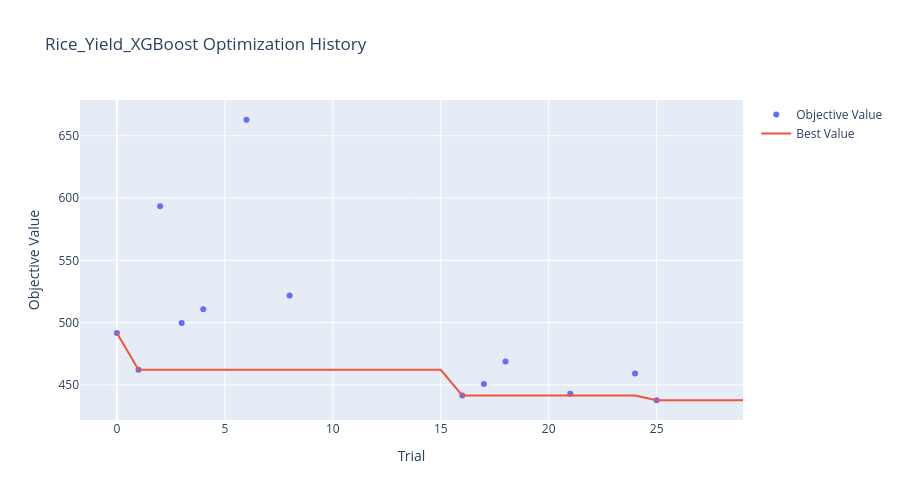
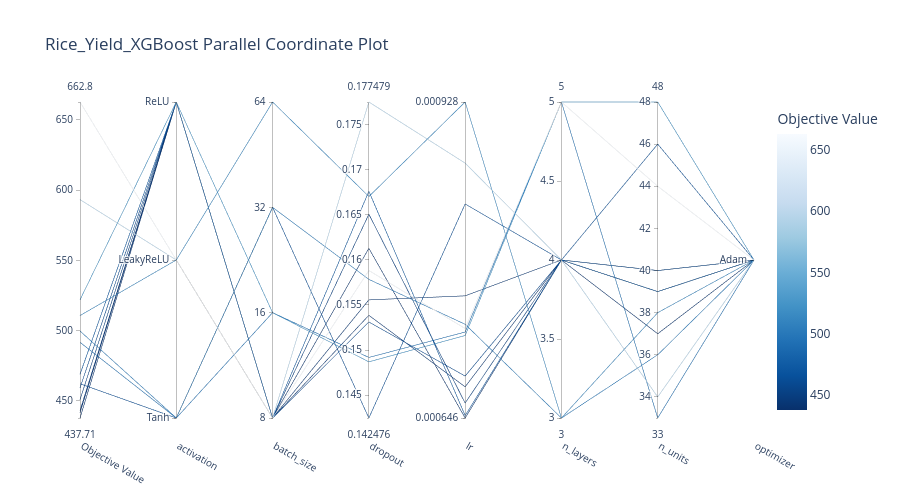
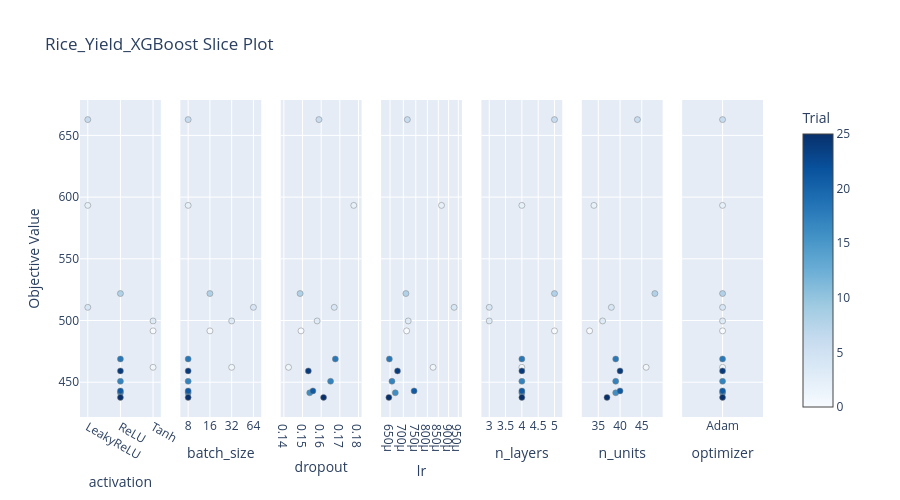
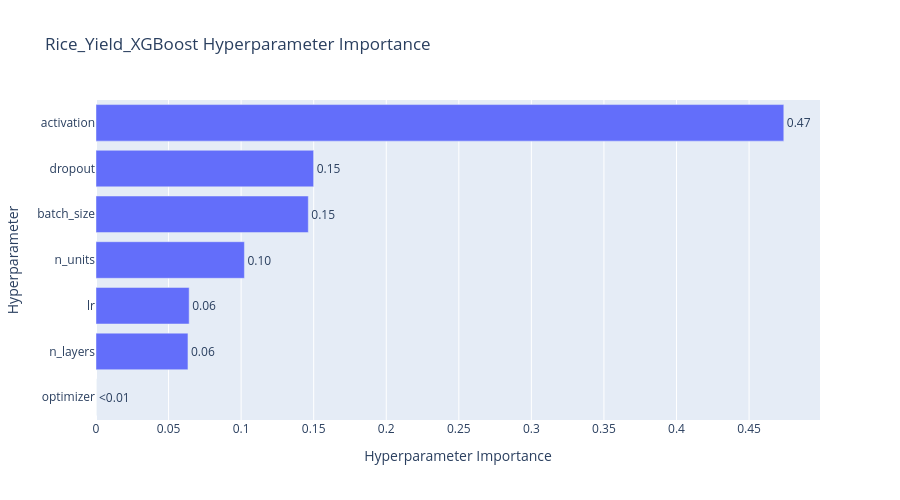

Write notebook code for charts like these, in order.
### Markdown cell above
### 5. Optuna Visuals
Let's look at the charts to see how the optimization process went and which parameters mattered most.

### Code cell
# --- OPTUNA VISUALIZATIONS ---
name = f"{CHOSEN_CROP.capitalize()}_Yield_XGBoost"

# 1. Optimization History
fig = plot_optimization_history(study)
fig.update_layout(title=f'{name} Optimization History', width=900, height=500)
fig.show()

# 2. Parallel Coordinate (Hyperparameter Relationships)
fig = plot_parallel_coordinate(study)
fig.update_layout(title=f'{name} Parallel Coordinate Plot', width=900, height=500)
fig.show()

# 3. Slice Plot (Individual Parameter impact)
fig = plot_slice(study)
fig.update_layout(title=f'{name} Slice Plot', width=900, height=500)
fig.show()

# 4. Parameter Importance
try:
    fig = plot_param_importances(study)
    fig.update_layout(title=f'{name} Hyperparameter Importance', width=900, height=500)
    fig.show()
except (ValueError, RuntimeError) as e:
    print(f'Could not plot parameter importance: {e}')

### Figure 1 — Plotly figure (JSON) as saved in the notebook; plotly's stock layout.template omitted (floating-point values rounded to 4 significant figures)
{"data": [{"mode": "markers", "name": "Objective Value", "type": "scatter", "x": [0, 1, 2, 3, 4, 6, 8, 16, 17, 18, 21, 24, 25], "y": [491.6, 462.1, 593.3, 499.7, 510.7, 662.8, 521.9, 441.4, 450.8, 468.8, 443.0, 459.2, 437.7]}, {"mode": "lines", "name": "Best Value", "type": "scatter", "x": [0, 1, 2, 3, 4, 5, 6, 7, 8, 9, 10, 11, 12, 13, 14, 15, 16, 17, 18, 19, 20, 21, 22, 23, 24, 25, 26, 27, 28, 29], "y": [491.6, 462.1, 462.1, 462.1, 462.1, 462.1, 462.1, 462.1, 462.1, 462.1, 462.1, 462.1, 462.1, 462.1, 462.1, 462.1, 441.4, 441.4, 441.4, 441.4, 441.4, 441.4, 441.4, 441.4, 441.4, 437.7, 437.7, 437.7, 437.7, 437.7]}, {"marker": {"color": "#cccccc"}, "mode": "markers", "name": "Infeasible Trial", "showlegend": false, "type": "scatter", "x": [], "y": []}], "layout": {"height": 500, "title": {"text": "Rice_Yield_XGBoost Optimization History"}, "width": 900, "xaxis": {"title": {"text": "Trial"}}, "yaxis": {"title": {"text": "Objective Value"}}}}

### Figure 2 — Plotly figure (JSON) as saved in the notebook; plotly's stock layout.template omitted (floating-point values rounded to 4 significant figures)
{"data": [{"dimensions": [{"label": "Objective Value", "range": [437.7, 662.8], "values": [593.3, 662.8, 441.4, 450.8, 468.8, 443.0, 459.2, 437.7, 491.6, 521.9, 462.1, 499.7, 510.7]}, {"label": "activation", "range": [0, 2], "ticktext": ["Tanh", "LeakyReLU", "ReLU"], "tickvals": [0, 1, 2], "values": [1, 1, 2, 2, 2, 2, 2, 2, 0, 2, 0, 0, 1]}, {"label": "batch_size", "range": [0, 3], "ticktext": ["8", "16", "32", "64"], "tickvals": [0, 1, 2, 3], "values": [0, 0, 0, 0, 0, 0, 0, 0, 1, 1, 2, 2, 3]}, {"label": "dropout", "range": [0.1425, 0.1775], "values": [0.1775, 0.1588, 0.1538, 0.165, 0.1676, 0.1556, 0.1531, 0.1613, 0.1492, 0.1487, 0.1425, 0.1578, 0.167]}, {"label": "lr", "range": [-3.19, -3.032], "ticktext": ["0.000646", "0.000928"], "tickvals": [-3.19, -3.032], "values": [-3.063, -3.145, -3.174, -3.182, -3.189, -3.129, -3.169, -3.19, -3.147, -3.149, -3.083, -3.143, -3.032]}, {"label": "n_layers", "range": [3, 5], "values": [4, 5, 4, 4, 4, 4, 4, 4, 5, 5, 4, 3, 3]}, {"label": "n_units", "range": [33, 48], "values": [34, 44, 39, 39, 39, 40, 40, 37, 33, 48, 46, 36, 38]}, {"label": "optimizer", "range": [0, 0], "ticktext": ["Adam"], "tickvals": [0], "values": [0, 0, 0, 0, 0, 0, 0, 0, 0, 0, 0, 0, 0]}], "labelangle": 30, "labelside": "bottom", "line": {"color": [593.3, 662.8, 441.4, 450.8, 468.8, 443.0, 459.2, 437.7, 491.6, 521.9, 462.1, 499.7, 510.7], "colorbar": {"title": {"text": "Objective Value"}}, "colorscale": [[0, "rgb(247,251,255)"], [0.125, "rgb(222,235,247)"], [0.25, "rgb(198,219,239)"], [0.375, "rgb(158,202,225)"], [0.5, "rgb(107,174,214)"], [0.625, "rgb(66,146,198)"], [0.75, "rgb(33,113,181)"], [0.875, "rgb(8,81,156)"], [1, "rgb(8,48,107)"]], "reversescale": true, "showscale": true}, "type": "parcoords"}], "layout": {"height": 500, "title": {"text": "Rice_Yield_XGBoost Parallel Coordinate Plot"}, "width": 900}}

### Figure 3 — Plotly figure (JSON) as saved in the notebook; plotly's stock layout.template omitted (floating-point values rounded to 4 significant figures)
{"data": [{"marker": {"color": [0, 1, 2, 3, 4, 6, 8, 16, 17, 18, 21, 24, 25], "colorbar": {"title": {"text": "Trial"}, "x": 1, "xpad": 40}, "colorscale": [[0, "rgb(247,251,255)"], [0.125, "rgb(222,235,247)"], [0.25, "rgb(198,219,239)"], [0.375, "rgb(158,202,225)"], [0.5, "rgb(107,174,214)"], [0.625, "rgb(66,146,198)"], [0.75, "rgb(33,113,181)"], [0.875, "rgb(8,81,156)"], [1, "rgb(8,48,107)"]], "line": {"color": "Grey", "width": 0.5}, "showscale": true}, "mode": "markers", "name": "Feasible Trial", "showlegend": false, "type": "scatter", "x": ["Tanh", "Tanh", "LeakyReLU", "Tanh", "LeakyReLU", "LeakyReLU", "ReLU", "ReLU", "ReLU", "ReLU", "ReLU", "ReLU", "ReLU"], "xaxis": "x", "y": [491.6, 462.1, 593.3, 499.7, 510.7, 662.8, 521.9, 441.4, 450.8, 468.8, 443.0, 459.2, 437.7], "yaxis": "y"}, {"marker": {"color": [0, 1, 2, 3, 4, 6, 8, 16, 17, 18, 21, 24, 25], "colorbar": {"title": {"text": "Trial"}, "x": 1, "xpad": 40}, "colorscale": [[0, "rgb(247,251,255)"], [0.125, "rgb(222,235,247)"], [0.25, "rgb(198,219,239)"], [0.375, "rgb(158,202,225)"], [0.5, "rgb(107,174,214)"], [0.625, "rgb(66,146,198)"], [0.75, "rgb(33,113,181)"], [0.875, "rgb(8,81,156)"], [1, "rgb(8,48,107)"]], "line": {"color": "Grey", "width": 0.5}, "showscale": false}, "mode": "markers", "name": "Feasible Trial", "showlegend": false, "type": "scatter", "x": [16, 32, 8, 32, 64, 8, 16, 8, 8, 8, 8, 8, 8], "xaxis": "x2", "y": [491.6, 462.1, 593.3, 499.7, 510.7, 662.8, 521.9, 441.4, 450.8, 468.8, 443.0, 459.2, 437.7], "yaxis": "y2"}, {"marker": {"color": [0, 1, 2, 3, 4, 6, 8, 16, 17, 18, 21, 24, 25], "colorbar": {"title": {"text": "Trial"}, "x": 1, "xpad": 40}, "colorscale": [[0, "rgb(247,251,255)"], [0.125, "rgb(222,235,247)"], [0.25, "rgb(198,219,239)"], [0.375, "rgb(158,202,225)"], [0.5, "rgb(107,174,214)"], [0.625, "rgb(66,146,198)"], [0.75, "rgb(33,113,181)"], [0.875, "rgb(8,81,156)"], [1, "rgb(8,48,107)"]], "line": {"color": "Grey", "width": 0.5}, "showscale": false}, "mode": "markers", "name": "Feasible Trial", "showlegend": false, "type": "scatter", "x": [0.1492, 0.1425, 0.1775, 0.1578, 0.167, 0.1588, 0.1487, 0.1538, 0.165, 0.1676, 0.1556, 0.1531, 0.1613], "xaxis": "x3", "y": [491.6, 462.1, 593.3, 499.7, 510.7, 662.8, 521.9, 441.4, 450.8, 468.8, 443.0, 459.2, 437.7], "yaxis": "y3"}, {"marker": {"color": [0, 1, 2, 3, 4, 6, 8, 16, 17, 18, 21, 24, 25], "colorbar": {"title": {"text": "Trial"}, "x": 1, "xpad": 40}, "colorscale": [[0, "rgb(247,251,255)"], [0.125, "rgb(222,235,247)"], [0.25, "rgb(198,219,239)"], [0.375, "rgb(158,202,225)"], [0.5, "rgb(107,174,214)"], [0.625, "rgb(66,146,198)"], [0.75, "rgb(33,113,181)"], [0.875, "rgb(8,81,156)"], [1, "rgb(8,48,107)"]], "line": {"color": "Grey", "width": 0.5}, "showscale": false}, "mode": "markers", "name": "Feasible Trial", "showlegend": false, "type": "scatter", "x": [0.0007128, 0.0008257, 0.0008653, 0.0007192, 0.0009282, 0.0007157, 0.00071, 0.0006694, 0.000657, 0.0006476, 0.0007431, 0.0006777, 0.0006459], "xaxis": "x4", "y": [491.6, 462.1, 593.3, 499.7, 510.7, 662.8, 521.9, 441.4, 450.8, 468.8, 443.0, 459.2, 437.7], "yaxis": "y4"}, {"marker": {"color": [0, 1, 2, 3, 4, 6, 8, 16, 17, 18, 21, 24, 25], "colorbar": {"title": {"text": "Trial"}, "x": 1, "xpad": 40}, "colorscale": [[0, "rgb(247,251,255)"], [0.125, "rgb(222,235,247)"], [0.25, "rgb(198,219,239)"], [0.375, "rgb(158,202,225)"], [0.5, "rgb(107,174,214)"], [0.625, "rgb(66,146,198)"], [0.75, "rgb(33,113,181)"], [0.875, "rgb(8,81,156)"], [1, "rgb(8,48,107)"]], "line": {"color": "Grey", "width": 0.5}, "showscale": false}, "mode": "markers", "name": "Feasible Trial", "showlegend": false, "type": "scatter", "x": [5, 4, 4, 3, 3, 5, 5, 4, 4, 4, 4, 4, 4], "xaxis": "x5", "y": [491.6, 462.1, 593.3, 499.7, 510.7, 662.8, 521.9, 441.4, 450.8, 468.8, 443.0, 459.2, 437.7], "yaxis": "y5"}, {"marker": {"color": [0, 1, 2, 3, 4, 6, 8, 16, 17, 18, 21, 24, 25], "colorbar": {"title": {"text": "Trial"}, "x": 1, "xpad": 40}, "colorscale": [[0, "rgb(247,251,255)"], [0.125, "rgb(222,235,247)"], [0.25, "rgb(198,219,239)"], [0.375, "rgb(158,202,225)"], [0.5, "rgb(107,174,214)"], [0.625, "rgb(66,146,198)"], [0.75, "rgb(33,113,181)"], [0.875, "rgb(8,81,156)"], [1, "rgb(8,48,107)"]], "line": {"color": "Grey", "width": 0.5}, "showscale": false}, "mode": "markers", "name": "Feasible Trial", "showlegend": false, "type": "scatter", "x": [33, 46, 34, 36, 38, 44, 48, 39, 39, 39, 40, 40, 37], "xaxis": "x6", "y": [491.6, 462.1, 593.3, 499.7, 510.7, 662.8, 521.9, 441.4, 450.8, 468.8, 443.0, 459.2, 437.7], "yaxis": "y6"}, {"marker": {"color": [0, 1, 2, 3, 4, 6, 8, 16, 17, 18, 21, 24, 25], "colorbar": {"title": {"text": "Trial"}, "x": 1, "xpad": 40}, "colorscale": [[0, "rgb(247,251,255)"], [0.125, "rgb(222,235,247)"], [0.25, "rgb(198,219,239)"], [0.375, "rgb(158,202,225)"], [0.5, "rgb(107,174,214)"], [0.625, "rgb(66,146,198)"], [0.75, "rgb(33,113,181)"], [0.875, "rgb(8,81,156)"], [1, "rgb(8,48,107)"]], "line": {"color": "Grey", "width": 0.5}, "showscale": false}, "mode": "markers", "name": "Feasible Trial", "showlegend": false, "type": "scatter", "x": ["Adam", "Adam", "Adam", "Adam", "Adam", "Adam", "Adam", "Adam", "Adam", "Adam", "Adam", "Adam", "Adam"], "xaxis": "x7", "y": [491.6, 462.1, 593.3, 499.7, 510.7, 662.8, 521.9, 441.4, 450.8, 468.8, 443.0, 459.2, 437.7], "yaxis": "y7"}], "layout": {"height": 500, "title": {"text": "Rice_Yield_XGBoost Slice Plot"}, "width": 900, "xaxis": {"anchor": "y", "categoryarray": ["LeakyReLU", "ReLU", "Tanh"], "categoryorder": "array", "domain": [0, 0.1184], "title": {"text": "activation"}, "type": "category"}, "xaxis2": {"anchor": "y2", "categoryarray": [8, 16, 32, 64], "categoryorder": "array", "domain": [0.1469, 0.2653], "title": {"text": "batch_size"}, "type": "category"}, "xaxis3": {"anchor": "y3", "domain": [0.2939, 0.4122], "title": {"text": "dropout"}}, "xaxis4": {"anchor": "y4", "domain": [0.4408, 0.5592], "title": {"text": "lr"}, "type": "log"}, "xaxis5": {"anchor": "y5", "domain": [0.5878, 0.7061], "title": {"text": "n_layers"}}, "xaxis6": {"anchor": "y6", "domain": [0.7347, 0.8531], "title": {"text": "n_units"}}, "xaxis7": {"anchor": "y7", "categoryarray": ["Adam"], "categoryorder": "array", "domain": [0.8816, 1.0], "title": {"text": "optimizer"}, "type": "category"}, "yaxis": {"anchor": "x", "domain": [0, 1], "title": {"text": "Objective Value"}}, "yaxis2": {"anchor": "x2", "domain": [0, 1], "matches": "y", "showticklabels": false}, "yaxis3": {"anchor": "x3", "domain": [0, 1], "matches": "y", "showticklabels": false}, "yaxis4": {"anchor": "x4", "domain": [0, 1], "matches": "y", "showticklabels": false}, "yaxis5": {"anchor": "x5", "domain": [0, 1], "matches": "y", "showticklabels": false}, "yaxis6": {"anchor": "x6", "domain": [0, 1], "matches": "y", "showticklabels": false}, "yaxis7": {"anchor": "x7", "domain": [0, 1], "matches": "y", "showticklabels": false}}}

### Figure 4 — Plotly figure (JSON) as saved in the notebook; plotly's stock layout.template omitted (floating-point values rounded to 4 significant figures)
{"data": [{"cliponaxis": false, "hovertemplate": ["optimizer (CategoricalDistribution): 0.0<extra></extra>", "n_layers (IntDistribution): 0.0633650582752686<extra></extra>", "lr (FloatDistribution): 0.06419564582483546<extra></extra>", "n_units (IntDistribution): 0.10226979171479512<extra></extra>", "batch_size (CategoricalDistribution): 0.14629232966873<extra></extra>", "dropout (FloatDistribution): 0.14995623386349047<extra></extra>", "activation (CategoricalDistribution): 0.4739209406528803<extra></extra>"], "name": "Objective Value", "orientation": "h", "text": ["<0.01", "0.06", "0.06", "0.10", "0.15", "0.15", "0.47"], "textposition": "outside", "type": "bar", "x": [0, 0.06337, 0.0642, 0.1023, 0.1463, 0.15, 0.4739], "y": ["optimizer", "n_layers", "lr", "n_units", "batch_size", "dropout", "activation"]}], "layout": {"height": 500, "title": {"text": "Rice_Yield_XGBoost Hyperparameter Importance"}, "width": 900, "xaxis": {"title": {"text": "Hyperparameter Importance"}}, "yaxis": {"title": {"text": "Hyperparameter"}}}}
